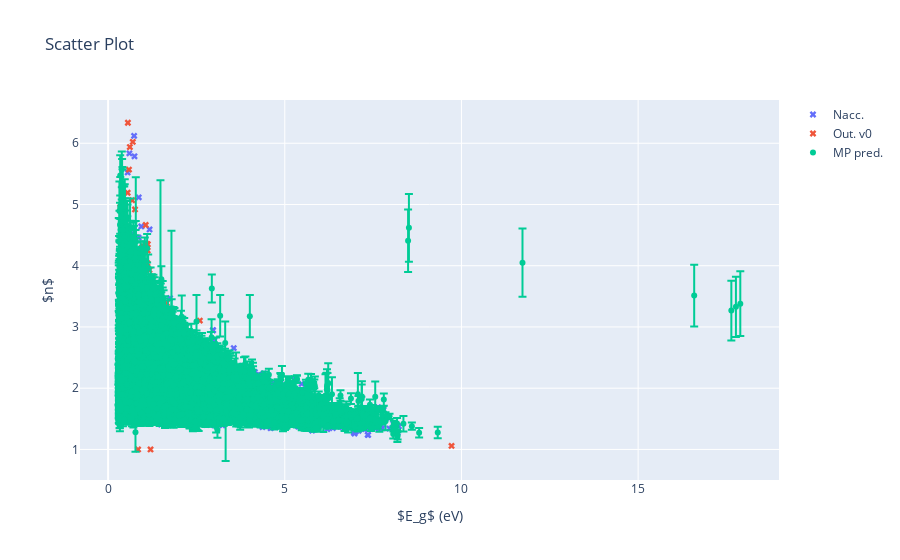

Here is the notebook cell this chart was saved with:
### Markdown cell above
### Vis.

### Code cell
import plotly.express as px
import plotly.graph_objects as go

# Data
gap_naccarato = [strucs_naccarato[mpid]["attributes"]["_naccarato_gga_bandgap"] for mpid in strucs_naccarato]
refractive_index_naccarato = [strucs_naccarato[mpid]["attributes"]["_naccarato_refractive_index"] for mpid in strucs_naccarato]
gap_mp = [struc['attributes']["_mp_band_gap"] for struc in strucs_mp_filt_odd]
refractive_index_mp_pred = predictions.refractive_index.values.flatten()
refractive_index_mp_unc = uncertainties.refractive_index.values.flatten()

data_naccarato = {'x': gap_naccarato, 'y': refractive_index_naccarato}
data_mp_pred = {'x': gap_mp, 'y': refractive_index_mp_pred, 'error_y': {'array': refractive_index_mp_unc, 'visible': True}}
data_outputs_filtout = {'x': df_outputs_filtout['bandgap'], 'y': df_outputs_filtout['refractive_index']}


# Scatter plot for Nacc.
scatter_naccarato = go.Scatter(
    x=data_naccarato['x'],
    y=data_naccarato['y'],
    mode='markers',
    marker=dict(symbol='x'),
    name='Nacc.'
)

# Scatter plot for the v0 outputs without the outliers.
scatter_outputs_filtout = go.Scatter(
    x=data_outputs_filtout['x'],
    y=data_outputs_filtout['y'],
    mode='markers',
    marker=dict(symbol='x'),
    name='Out. v0'
)

# Scatter plot for MP pred.
scatter_mp_pred = go.Scatter(
    x=data_mp_pred['x'],
    y=data_mp_pred['y'],
    mode='markers',
    error_y=data_mp_pred['error_y'],
    # marker='.',
    # line=dict(color='darkorange'),
    name='MP pred.',
    text=[struc["id"] for struc in strucs_mp_filt_odd]
)

# Layout
layout = go.Layout(
    title=dict(text='Scatter Plot'),
    xaxis=dict(title='$E_g$ (eV)', showgrid=True),
    yaxis=dict(title='$n$', showgrid=True),
    legend=dict(font=dict(size=12))
)

# Create figure
fig = go.Figure(data=[scatter_naccarato, scatter_outputs_filtout, scatter_mp_pred], layout=layout)

# Show figure
fig.show()

### Figure 1 — Plotly figure (JSON) as saved in the notebook; plotly's stock layout.template omitted (floating-point values rounded to 4 significant figures; data arrays with more than 128 entries replaced by an {"elided": "..."} marker saying what was removed)
{"data": [{"marker": {"symbol": "x"}, "mode": "markers", "name": "Nacc.", "type": "scatter", "x": {"elided": "4001 float values"}, "y": {"elided": "4001 float values"}}, {"marker": {"symbol": "x"}, "mode": "markers", "name": "Out. v0", "type": "scatter", "x": [0.5904, 1.085, 3.042, 0.5529, 6.605, 6.427, 0.8484, 0.4657, 0.5607, 1.377, 0.7609, 1.123, 1.201, 2.596, 1.487, 2.576, 1.971, 0.5312, 9.72, 1.254, 1.659, 1.17, 1.038, 1.003, 1.814, 0.6819, 0.9071, 1.143, 1.115, 1.119, 1.736, 1.153, 2.402, 1.102, 2.387, 0.958, 1.585, 1.459, 0.6157, 1.998, 2.521, 1.065, 2.071, 1.736, 1.348, 1.261, 1.011, 2.645, 1.97, 2.795, 2.302, 1.234, 2.27, 1.813, 2.326, 0.9667, 2.251, 0.3435, 2.192, 0.6992, 1.057, 0.9713, 1.7, 1.528, 0.9988, 0.9069, 2.112, 2.122, 1.325], "y": [5.57, 4.354, 2.64, 5.192, 1.474, 1.474, 1, 4.907, 6.335, 1.693, 4.919, 4.351, 1, 3.104, 3.114, 2.689, 2.653, 4.2, 1.058, 3.419, 3.392, 3.931, 3.569, 4.315, 2.651, 5.07, 4.063, 3.602, 4.04, 4.247, 2.86, 2.98, 2.679, 3.423, 2.34, 3.442, 2.865, 3.404, 5.938, 2.655, 2.815, 4.665, 1.827, 2.925, 3.408, 3.82, 4.022, 2.617, 2.654, 2.227, 2.822, 3.373, 2.824, 2.861, 2.482, 4.303, 2.792, 4.951, 2.527, 6.022, 3.371, 2.935, 2.833, 3.099, 3.301, 4.079, 2.76, 2.751, 3.288]}, {"error_y": {"array": {"elided": "24110 float values"}, "visible": true}, "mode": "markers", "name": "MP pred.", "text": {"elided": "24110 str values"}, "type": "scatter", "x": {"elided": "24110 float values"}, "y": {"elided": "24110 float values"}}], "layout": {"legend": {"font": {"size": 12}}, "title": {"text": "Scatter Plot"}, "xaxis": {"showgrid": true, "title": {"text": "$E_g$ (eV)"}}, "yaxis": {"showgrid": true, "title": {"text": "$n$"}}}}
